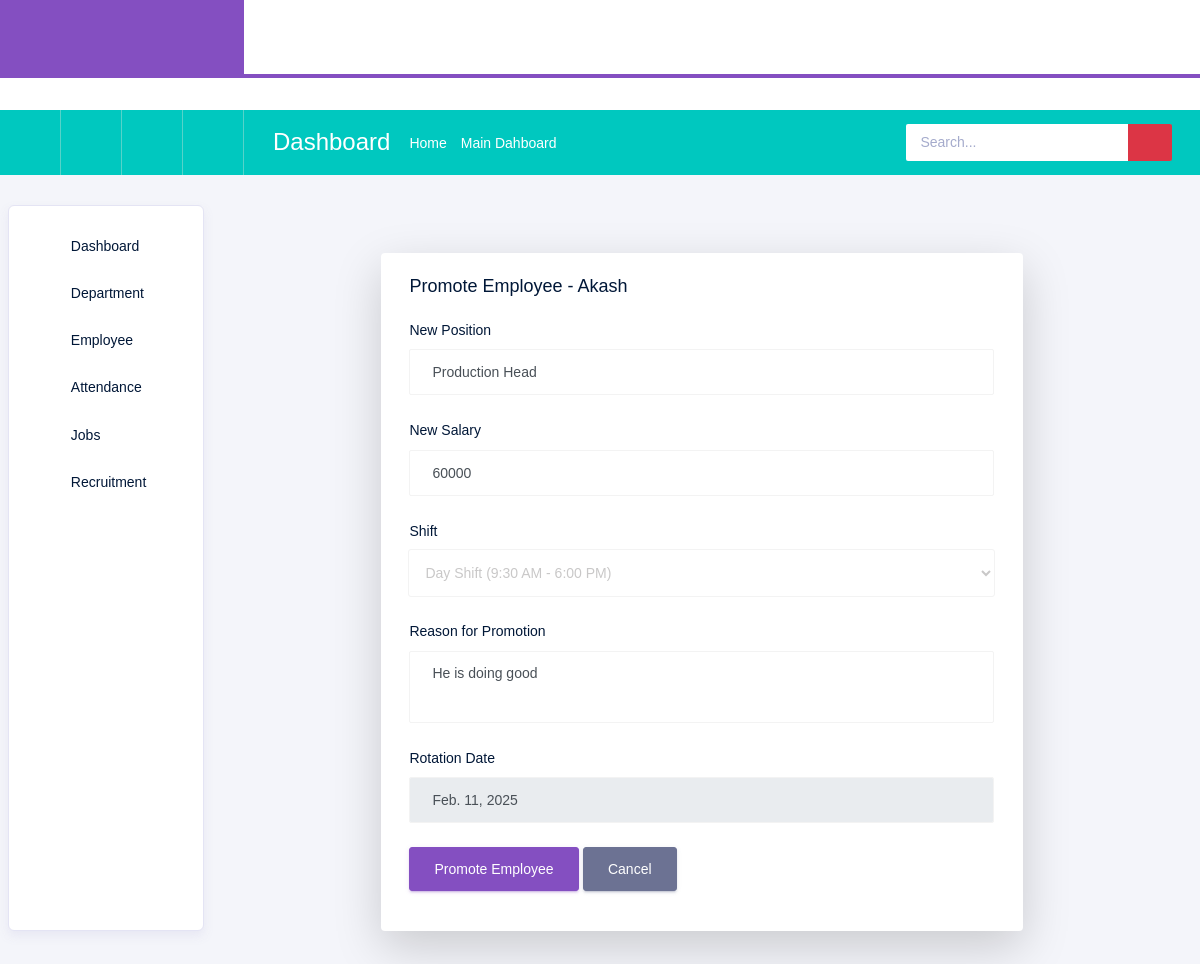
/job_rotations/add/17/, run on the app's committed database.
### Backend/models.py (models this page shows, shortened)
class Employee(models.Model):
    SHIFT_CHOICES = [
        ('day', 'Day Shift (9:30 AM - 6:00 PM)'),
        ('night', 'Night Shift (11:00 PM - 7:30 AM)'),
    ]
    name = models.CharField(max_length=100)
    UserNaMe = models.CharField(max_length=100, null=True, blank=True, default="")
    PassWoRd = models.CharField(max_length=100, null=True, blank=True, default="")
    email = models.EmailField(unique=True)
    phone = models.IntegerField(null=True,blank=True)
    department = models.ForeignKey(Department, on_delete=models.CASCADE)
    location=models.CharField(max_length=100,null=True,blank=True)
    position = models.CharField(max_length=100)
    date_joined = models.DateField()
    salary = models.IntegerField(null=True, blank=True)
    status = models.CharField(max_length=50, choices=[('active', 'Active'), ('inactive', 'Inactive')])
    shift = models.CharField(max_length=10, choices=SHIFT_CHOICES, default="day")
    image = models.ImageField(upload_to='employee_images/', null=True, blank=True)
    rotation_date = models.DateField(null=True, blank=True)
    reason = models.TextField(null=True, blank=True)

### Backend/views.py (the view, shortened to what this page needs)
# urls.py: path('job_rotations/add/<int:employee_id>/', views.JobRotationView.as_view(), name='add_job_rotation'),
class JobRotationView(View):
    def get(self, request, employee_id):
        employee = get_object_or_404(Employee, id=employee_id)
        form = JobRotationForm(instance=employee)
        return render(request, "admin/Add JobRotation.html", {"form": form, "employee": employee})

### Backend/forms.py
class JobRotationForm(forms.ModelForm):
    class Meta:
        model = Employee
        fields = ["position", "salary", "shift", "reason", "rotation_date"]
        widgets = {
            "position": forms.TextInput(attrs={"class": "form-control"}),
            "salary": forms.NumberInput(attrs={"class": "form-control"}),
            "shift": forms.Select(choices=[("day", "Day"), ("night", "Night")], attrs={"class": "form-control"}),
            "reason": forms.Textarea(attrs={"class": "form-control", "rows": 3}),
            "rotation_date": forms.DateInput(attrs={"class": "form-control", "type": "date"}),
        }

### Backend/templates/admin/Add JobRotation.html (shortened to what this page needs)
{% extends 'adminindex.html' %}
{% block content %}
<div class="container mt-5">
    <div class="row justify-content-center">
        <div class="col-md-8">
            <div class="card shadow-lg border-0">
                <div class="card-body">
                    <h4 class="card-title">Promote Employee - {{ employee.name }}</h4>
                    <form method="POST">
                        <div class="form-group">
                            <label>New Position</label>
                            {{ form.position }}
                        </div>
                        <div class="form-group">
                            <label>New Salary</label>
                            {{ form.salary }}
                        </div>
                        <div class="form-group">
                            <label>Shift</label>
                            {{ form.shift }}
                        </div>
                        <div class="form-group">
                            <label>Reason for Promotion</label>
                            {{ form.reason }}
                        </div>
                        <div class="form-group">
                            <label>Rotation Date</label>
                            <input type="text" class="form-control" value="{{ employee.rotation_date|default:'Will be set automatically' }}" readonly>
                        </div>
                        <button type="submit" class="btn btn-primary">Promote Employee</button>
                        <a href="{% url 'manage_employee' %}" class="btn btn-secondary">Cancel</a>
                    </form>
                </div>
            </div>
        </div>
    </div>
</div>
{% endblock %}

### data on the page
Employee: name "Akash", position "Production Head", salary "60000", shift "Day Shift (9:30 AM - 6:00 PM)", reason "He is doing good", rotation_date "Feb. 11, 2025"
